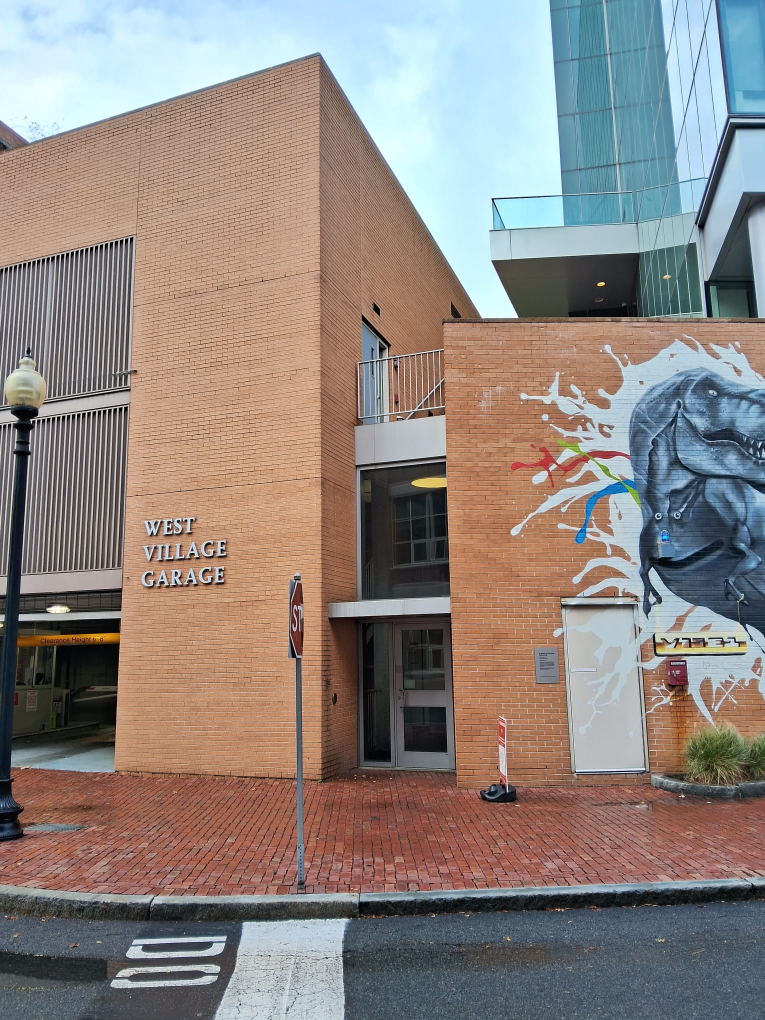
%> input picture Trex/Trex1.jpg, 1530 x 2040 px (shown at 1/2 size); its folder holds only this picture in this run
$ octave Trex_script.m   (GNU Octave 9; MATLAB toolbox functions it lacks are replaced by stand-ins)
%> lines starting %> are read from the running program, lines starting %| are printed output that depends on the picture
### harris.m
function [varargout] = harris(I,varargin)
%HARRIS Harris corner detector
%  This function implements a version of the Harris corner detector which
%  has the ability to calculate the eigenvalues of the gradient matrix
%  directly.  This is opposed to calculating the corner response function as
%  originally proposed by Harris in:
%
%  C. Harris and M. Stephens.  "A Combined Corner and Edge
%  Detector", Proceedings of the 4th Alvey Vision Conference,
%  Manchester, U.K. pgs 147-151, 1988
%
%  INPUT:
%  I is the graylevel image to extract interest points from
%  PARAMETER     DEFAULT   DESCRIPTION
%  ----------   --------  --------------------------
%  N               500    maximum number of interest points to return
%  'disp'          N/A    overlays corner points on image
%  'subpixel'      N/A    analytically calculate subpixel precision of
%                         corner locations by fitting a quadratic
%                         surface to corner response function
%  'thresh'          0    smallest acceptable value of response function
%  'hsize_i          3    size of the smoothing Gaussian mask
%  'sigma_i         0.5   standard deviation of Gaussian filter
%  'tile'          [1 1]  break the image into regions [y x] to
%                         distribute feature points more uniformly
%  'mask'           M     array of 1's same size as image defining
%                         where to compute feature points (useful
%                         for radially compensated images)
%  'eig'           N/A    use smallest eigenvalue as response
%                         function, o.w. use response function (default)
%                         originally proposed by Harris
%  'fft'           N/A    perform smoothing filtering in freqeuncey
%                         domain, o.w. perform in spatial domain (default)
%
%  OPTIONAL OUTPUT:
%  (y,x) are the row/column locations of interest points
%  M is the corner response function value associated with that point
%
%  Example:
%  I = imread('cameraman.tif');
%  [y,x,m] = harris(I,1000,'tile',[2 2],'disp');
%
%Date        Who     What
%--------    ----    ---------------------------------
%20021010    rme     Create.
%20021014    rme     Added option of subpixel precision.
%20021110    rme     Added example and no ouput option
%20021214    rme     Added tiling and mask features as well as
%                    Harris corner response function.
%20030821    rme     Speed up subpixel code, as well as regional
%                    processing code.
%20030826    rme     Added 'fft' option to speed up feature extraction
%                    for large images (e.g. 1024x1280)
%20041218    rme     Added convolve2.m function call.
%                    convolve2 performs SVD on the mask and then performs separable
%                    convolution.  note that matlab's filter2 also tries to do this, but for
%                    some reason calling conv2(h1,h2,I) is *much* slower than calling
%                    conv2(conv2(I,h1),h2) which what convolve2 does.

param = checkargs(size(I),varargin{:});

I = double(I);

[nr,nc] = size(I);

% create gradient masks
dx = [-1 0 1; -1 0 1; -1 0 1]/3;
dy = dx';

% calculate image gradients
Ix = convolve2(I,dx,'same');
Iy = convolve2(I,dy,'same');

% calculate gradient products
IxIx = Ix.*Ix;
IyIy = Iy.*Iy;
IxIy = Ix.*Iy;

% smooth squared image gradients
gmask = fspecial('gaussian',param.hsize,param.sigma);
if param.fft == false
  IxIx = convolve2(IxIx,gmask,'same');
  IyIy = convolve2(IyIy,gmask,'same');
  IxIy = convolve2(IxIy,gmask,'same');
else
  m = size(IxIx,1)+size(gmask,1)-1;
  n = size(IxIx,2)+size(gmask,2)-1;
  try
    % previous values
    pv_t = load(strcat(tempdir,'harris_prev_val.mat'));
    if m == pv_t.m && n == pv_t.n && ...
	  param.hsize == pv_t.hsize && param.sigma == pv_t.sigma
      % load previously stored smoothing filter fft
      %disp('loading gmask_fft');
      gmask_fft = pv_t.gmask_fft;
    else
      %disp('generating gmask_fft');
      gmask_fft = fft2(gmask,m,n);
    end
  catch
    %disp('no previous values exist, generating gmask_fft')
    hsize = param.hsize;
    sigma = param.sigma;
    % no previous values exist
    gmask_fft = fft2(gmask,m,n);
    save(strcat(tempdir,'harris_prev_val.mat'), ...
  	 'hsize','sigma','m','n','gmask_fft');
  end

  IxIx = real(ifft2(fft2(IxIx,m,n).*gmask_fft));
  IyIy = real(ifft2(fft2(IyIy,m,n).*gmask_fft));
  IxIy = real(ifft2(fft2(IxIy,m,n).*gmask_fft));
  % keep 'same' portion
  w = (param.hsize-1)/2; % hsize is assumed to be odd
  IxIx = IxIx(w+1:w+nr,w+1:w+nc);
  IyIy = IyIy(w+1:w+nr,w+1:w+nc);
  IxIy = IxIy(w+1:w+nr,w+1:w+nc);
  clear hsize sigma m n gmask_fft gmask;
end

% calculate the eigenvalues of the matrix
% [IxIx IxIy
%  IxIy IyIy]
% old way
%lambda1a = (IxIx+IyIy)/2 + 1/2*sqrt((IxIx+IyIy).^2-4*(IxIx.*IyIy-IxIy.*IxIy));
%lambda2a = (IxIx+IyIy)/2 - 1/2*sqrt((IxIx+IyIy).^2-4*(IxIx.*IyIy-IxIy.*IxIy));
% faster way
B = (IxIx+IyIy);
SQRTRM = sqrt(B.^2 - 4*(IxIx.*IyIy-IxIy.^2));
lambda1 = (B+SQRTRM)/2;
lambda2 = (B-SQRTRM)/2;
clear B SQRTRM IxIx IyIy IxIy;

% corner detection is based upon the desired corner response function
if param.eig
  % minimum eigenvalue
  R = real(min(lambda1,lambda2));
else
  % Harris corner response function
  % trace equals sum of eigenvalues
  % determinant equals product of eigenvalues
  R = lambda1.*lambda2 - 0.04*(lambda1+lambda2).^2;
end

% locate local maxima based upon eight-connected neighborhood
Maxima = (imregionalmax(R) & param.mask).*R;

% sort interest points by reponse function
% only consider pixels where the gradient matrix is positive definite
% i.e. both eigenvalues are greater than zero
[i,j] = find(Maxima > param.thresh);
m = Maxima((j-1)*nr+i); %shortcut for maxima(sub2ind(size(maxima),i,j));
[m,idx] = sort(m);
i = i(idx);
j = j(idx);

% interest points were sorted ascendingly by response function,
% flip so largest response points are first
m = m(end:-1:1);
i = i(end:-1:1);
j = j(end:-1:1);

if param.tile(1) > 1 && param.tile(2) > 1
  % process image regionally so that corners are uniformally
  % extracted across image regions
  ii = [];
  jj = [];
  mm = [];
  Npts_per_region = round(param.N/prod(param.tile));
  xx = round(linspace(1,nc,param.tile(2)+1)); % region boundaries
  yy = round(linspace(1,nr,param.tile(1)+1));
  for pp = 2:length(xx)
    % points falling within the region's x boundaries
    idx = find((j >= xx(pp-1)) & (j < xx(pp)));
    for qq = 2:length(yy)
      % points falling within the region's y boundaries
      idy = find((i >= yy(qq-1)) & (i < yy(qq)));

      % their common intersection
      ind = intersect(idx,idy);

      % return the strongest N points as defined by user
      ii = [ii; i(ind(1:min(end,Npts_per_region)))];
      jj = [jj; j(ind(1:min(end,Npts_per_region)))];
      mm = [mm; m(ind(1:min(end,Npts_per_region)))];
    end
  end
else
  ii = i(1:min(end,param.N));
  jj = j(1:min(end,param.N));
  mm = m(1:min(end,param.N));
end

if param.subpixel
  % refine corner locations with subpixel accuracy
  % fit a quadratic surface to maxima location
  % and calculate it's analytic peak
  [ii,jj] = subpixel(ii,jj,R);
end

if param.disp | nargout == 0
  % overlay corner points on original image
  figure;
  imagesc(I);
  colormap gray;
  hold on;
  plot(jj,ii,'y+');
  hold off;
  drawnow;
end

if nargout >= 2
  varargout{1} = ii;
  varargout{2} = jj;
end
if nargout == 3
  varargout{3} = mm;
end

%=======================================================================
function param = checkargs(isize,varargin);

% set defaults
param.disp = 0;      % overlay corner points on image
param.N = 500;       % number of interest points to return
param.subpixel = false;  % refine corner location with subpixel accuracy
param.thresh = 0;    % threshold value for smallest response magnitude
param.hsize = 3;     % size of gaussian smoothing mask
param.sigma = 0.5;   % standard deviation of gaussian mask
param.eig   = false; % use corner response function as originally
                     % proposed by Harris
param.tile = [1 1];  % do not process image regionally
param.fft  = false;  % implement conv2 in spatial domain

%----------------------------------------------
% replace defaults with user specified values
%----------------------------------------------
% check to see if number of corner points was specified
% otherwise use default
if nargin > 1 && isnumeric(varargin{1})
  param.N = varargin{1};
  ii = 2;
else
  ii = 1;
end

% loop through parameter/value pairs
while ii <= nargin - 1;
  switch lower(varargin{ii})
   case 'disp'
    param.disp = 1;
    ii = ii+1;
   case 'subpixel'
    param.subpixel = true;
    ii = ii+1;
   case 'eig'
    param.eig = true;
    ii = ii+1;
   case 'thresh'
    param.thresh = varargin{ii+1};
    ii = ii+2;
   case 'hsize'
    param.hsize = varargin{ii+1};
    ii = ii+2;
   case 'sigma'
    param.sigma = varargin{ii+1};
    ii = ii+2;
   case 'mask'
    param.mask  = logical(varargin{ii+1});
    ii = ii+2;
   case 'tile'
    param.tile  = varargin{ii+1};
    ii = ii+2;
   case 'fft'
    param.fft = true;
    ii = ii+1;
   otherwise
    error(sprintf('Uknown option ''%s''',varargin{ii}));
  end
end

if ~isfield(param,'mask')
  % corner mask defines region to compute interest points
  % define default mask to include "valid" smoothed
  % image gradient portions from convolution
  param.mask = true(isize);
  % [5 lines of commented-out code are left out]
end

%================================================================
% the current implementation no longer uses this function
% [7 lines left out: function regionalmask, not called in this run]


%================================================================
% [57 lines left out: function subpixel, not called in this run]

### convolve2.m
function y = convolve2(x, m, shape, tol)
%CONVOLVE2 Two dimensional convolution.
%   Y = CONVOLVE2(X, M) performs the 2-D convolution of matrices X and
%   M. If [mx,nx] = size(X) and [mm,nm] = size(M), then size(Y) =
%   [mx+mm-1,nx+nm-1]. Values near the boundaries of the output array are
%   calculated as if X was surrounded by a border of zero values.
%
%   Y = CONVOLVE2(X, M, SHAPE) where SHAPE is a string returns a
%   subsection of the 2-D convolution with size specified by SHAPE:
%
%       'full'  - (default) returns the full 2-D convolution,
%       'same'  - returns the central part of the convolution
%                 that is the same size as A (using zero padding),
%       'valid' - returns only those parts of the convolution
%                 that are computed without the zero-padded
%                 edges, size(Y) = [mx-mm+1,nx-nm+1] when
%                 size(X) > size(M),
%       'wrap'  - as for 'same' except that instead of using zero-padding
%                 the input A is taken to wrap round as on a toroid.
%
%   CONVOLVE2 is fastest when mx > mm and nx > nm - i.e. the first
%   argument is the input and the second is the mask.
%
%   If the rank of the mask M is low, CONVOLVE2 will decompose it into a
%   sum of outer product masks, each of which is applied efficiently as
%   convolution with a row vector and a column vector, by calling CONV2.
%   The function will often be faster than CONV2 or FILTER2 (in some
%   cases much faster) and will produce the same results as CONV2 to
%   within a small tolerance.
%
%   Y = CONVOLVE2(... , TOL) where TOL is a number in the range 0.0 to
%   1.0 computes the convolution using a reduced-rank approximation to
%   M, provided this will speed up the computation. TOL limits the
%   relative sum-squared error in the effective mask; that is, if the
%   effective mask is E, the error is controlled such that
%
%       sum(sum( (M-E) .* (M-E) ))
%       --------------------------    <=  TOL
%            sum(sum( M .* M ))
%
%   See also CONV2, FILTER2.

% David Young, COGS, University of Sussex, February 2002,
%   revised October 2002.

% Deal with optional arguments
error(nargchk(2,4,nargin));
if nargin < 3
    shape = 'full';    % shape default as for CONV2
    tol = 0;
elseif nargin < 4
    if isnumeric(shape)
        tol = shape;
        shape = 'full';
    else
        tol = 0;
    end
end;

% Set up to do the wrap operation, not handled by conv2
if strcmp(shape, 'wrap')
    x = wraparound(x, m);
    shape = 'valid';
end

% do the convolution itself
y = doconv(x, m, shape, tol);

%-----------------------------------------------------------------------

function y = doconv(x, m, shape, tol)
% Carry out convolution
[mx, nx] = size(x);
[mm, nm] = size(m);

% If the mask is bigger than the input, or it is 1-D already,
% just let CONV2 handle it.
if mm > mx | nm > nx | mm == 1 | nm == 1
    y = conv2(x, m, shape);
else
    % Get svd of mask
    if mm < nm; m = m'; end        % svd(..,0) wants m > n
    [u,s,v] = svd(m, 0);
    s = diag(s);
    rank = trank(m, s, tol);
    if rank*(mm+nm) < mm*nm         % take advantage of low rank
        if mm < nm;  t = u; u = v; v = t; end  % reverse earlier transpose
        vp = v';
        % For some reason, CONV2(H,C,X) is very slow, so use the normal call
        y = conv2(conv2(x, u(:,1)*s(1), shape), vp(1,:), shape);
        for r = 2:rank
            y = y + conv2(conv2(x, u(:,r)*s(r), shape), vp(r,:), shape);
        end
    else
        if mm < nm; m = m'; end     % reverse earlier transpose
        y = conv2(x, m, shape);
    end
end

%-----------------------------------------------------------------------

function r = trank(m, s, tol)
% Approximate rank function - returns rank of matrix that fits given
% matrix to within given relative rms error. Expects original matrix
% and vector of singular values.
if tol < 0 || tol > 1
    error('Tolerance must be in range 0 to 1');
end
if tol == 0             % return estimate of actual rank
    tol = length(m) * max(s) * eps;
    r = sum(s > tol);
else
    ss = s .* s;
    t = (1 - tol) * sum(ss);
    r = 0;
    sm = 0;
    while sm < t
        r = r + 1;
        sm = sm + ss(r);
    end
end

%-----------------------------------------------------------------------

% [44 lines left out: function wraparound, not called in this run]

### Trex_script.m
%%
% Load images.
buildingDir = fullfile("C:\Users\tejas\OneDrive\Documents\MATLAB\Trex");
buildingScene = imageDatastore(buildingDir);

% Display images to be stitched.
montage(buildingScene.Files)
% Read the first image from the image set.
I = readimage(buildingScene,1);
%> I is the input picture: size 2040x1530x3 uint8; mean R, G, B 142.8, 133.2, 128.2

% Initialize features for I(1)
grayImage = im2gray(I);
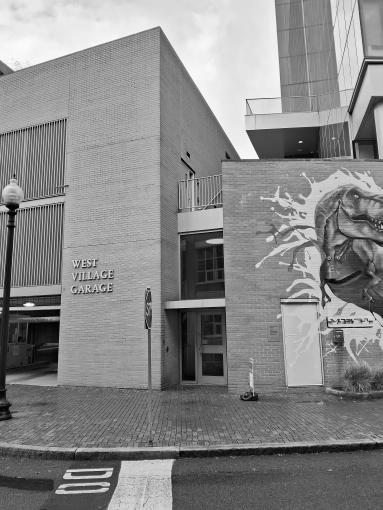
%> grayImage: size 2040x1530 uint8 (shown at 1/4 size); min 0, max 255, mean 135.5
[y,x,m] = harris(grayImage, 1000, 'tile', [2 2], 'disp');
%> in checkargs, `param.N = varargin{1};`: param.N = 1000
%> the loop in checkargs, `while ii <= nargin - 1;` made 2 passes
%> param.tile on pass 1: [2 2]
%> after the loop in checkargs, `while ii <= nargin - 1;`: ii = 5; param = {disp 1, N 1000, subpixel false, thresh 0, hsize 3, sigma 0.5}; param.disp = 1; param.eig = false; param.hsize = 3; param.sigma = 0.5; param.subpixel = false; param.thresh = 0
%> in harris, `IyIy = Iy.*Iy;`:
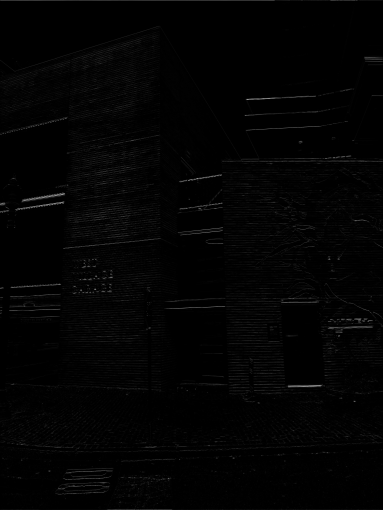
%> IyIy: size 2040x1530 double (shown at 1/4 size); min 1.64e-32, max 60680.1, mean 737.4; drawn with min black and max white
%> in harris, `IxIy = Ix.*Iy;`:
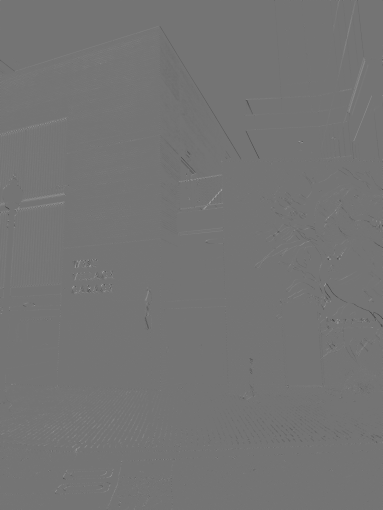
%> IxIy: size 2040x1530 double (shown at 1/4 size); min -19630, max 23358, mean 27.5; drawn with min black and max white
%> in harris, `gmask = fspecial('gaussian',param.hsize,param.sigma);`: gmask = [0.0113 0.0838 0.0113; 0.0838 0.619 0.0838; 0.0113 0.0838 0.0113]
%> in harris, `B = (IxIx+IyIy);`:
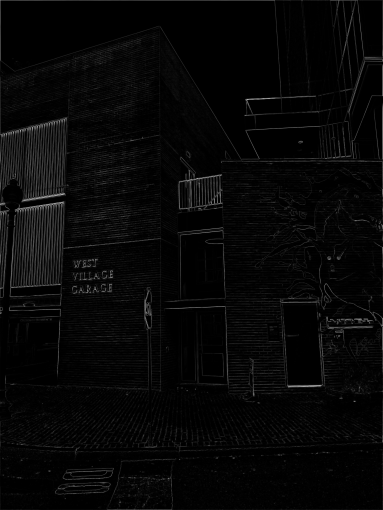
%> B: size 2040x1530 double (shown at 1/4 size); min 2.37e-30, max 49637.8, mean 1403; drawn with min black and max white
%> in harris, `[i,j] = find(Maxima > param.thresh);`: i = 162267 values from 1 to 2040; j = 162267 values from 1 to 1530
%> in harris, `Npts_per_region = round(param.N/prod(param.tile));`: Npts_per_region = 250
%> in harris, `xx = round(linspace(1,nc,param.tile(2)+1));`: xx = [1 766 1530]
%> in harris, `yy = round(linspace(1,nr,param.tile(1)+1));`: yy = [1 1021 2040]
%> the loop in harris, `for pp = 2:length(xx)` made 2 passes
%> after the loop in harris, `for pp = 2:length(xx)`: ii = 1000 values, max 2039 at index 356, min 1 at index 2, mean 1042.3; jj = 1000 values, max 1529 at index 536, min 1 at index 1, mean 752.9; mm = 1000 values, max 93355854.7 at index 1, min 3517907.8 at index 750, mean 16185821.2
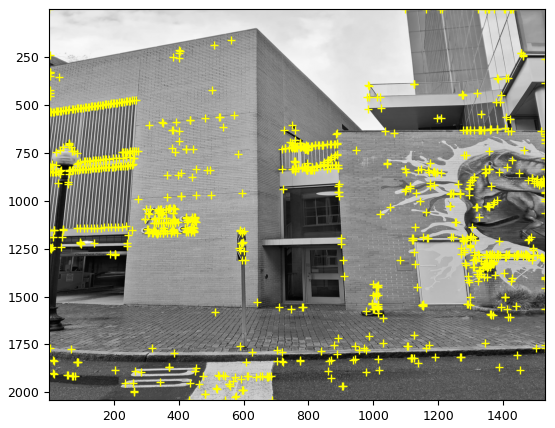
%> figure redrawn from the program's plot data
%> y has the same summary as ii in harris; x has the same summary as jj in harris; m has the same summary as mm in harris
points = [x,y];
%> points = 1000 rows, first 12: [1 819; 1 1; 1 850; 749 723; 131 832; 151 829; 111 835; 267 475; 161 828; 752 722; 256 814; 119 511]
%> (the run ends here)
